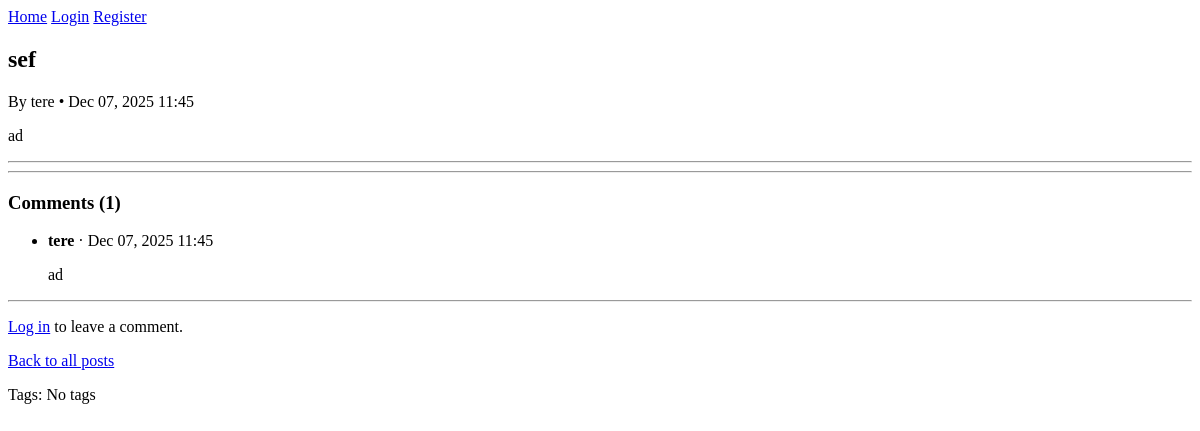
Before: /post/10/ with the older database file.
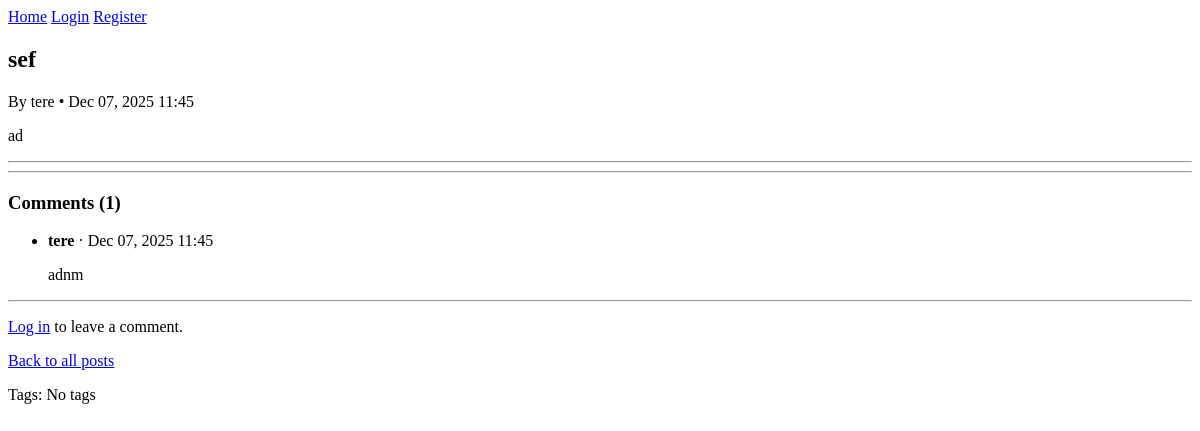
After: the same page with the newer database file.
### blog/models.py (models this page shows, shortened)
class Comment(models.Model):
    post = models.ForeignKey('Post', on_delete=models.CASCADE, related_name='comments')
    author = models.ForeignKey(User, on_delete=models.CASCADE, related_name='comments')
    content = models.TextField()
    created_at = models.DateTimeField(auto_now_add=True)
    updated_at = models.DateTimeField(auto_now=True)
    class Meta:
        ordering = ['created_at']   # oldest first; change to ['-created_at'] if you prefer newest first

### blog/views.py (the view)
# urls.py: path('post/<int:pk>/', views.PostDetailView.as_view(), name='post-detail'),
class PostDetailView(DetailView):
    model = Post
    template_name = 'blog/post_detail.html'
    context_object_name = 'post'

### blog/templates/blog/post_detail.html (shortened to what this page needs)
{% extends "blog/base.html" %}
{% load static %}
{% block content %}
<article>
  <h1>{{ post.title }}</h1>
  <p class="meta">
    By {{ post.author.username }} • {{ post.published_date|date:"M d, Y H:i" }}
  </p>
  <div>{{ post.content|linebreaks }}</div>
</article>
<hr>
<hr>
<section id="comments">
  <h3>Comments ({{ post.comments.count }})</h3>
  {% if post.comments.exists %}
    <ul class="comments-list">
      {% for comment in post.comments.all %}
        <li id="comment-{{ comment.pk }}">
          <p><strong>{{ comment.author.username }}</strong> · {{ comment.created_at|date:"M d, Y H:i" }}</p>
          <div class="comment-content">{{ comment.content|linebreaks }}</div>
        </li>
      {% endfor %}
    </ul>
  {% else %}
    <p>No comments yet. Be the first to comment!</p>
  {% endif %}
</section>
<hr>
<section id="add-comment">
  {% if user.is_authenticated %}
    <h3>Leave a comment</h3>
    <form action="{% url 'comment-create' post.pk %}" method="post">
      {% csrf_token %}
      {{ form.as_p }}
      <button type="submit">Post comment</button>
    </form>
  {% else %}
    <p><a href="{% url 'login' %}?next={{ request.path }}">Log in</a> to leave a comment.</p>
  {% endif %}
</section>
<p><a href="{% url 'post-list' %}">Back to all posts</a></p>
<p>Tags:
  {% for tag in post.tags.all %}
    <a href="{% url 'posts-by-tag' tag.slug %}">{{ tag.name }}</a>{% if not forloop.last %}, {% endif %}
  {% empty %}
    No tags
  {% endfor %}
</p>
{% endblock %}

Changed rows visible on the page:
changed Comment "tere": content "ad" → "adnm"
